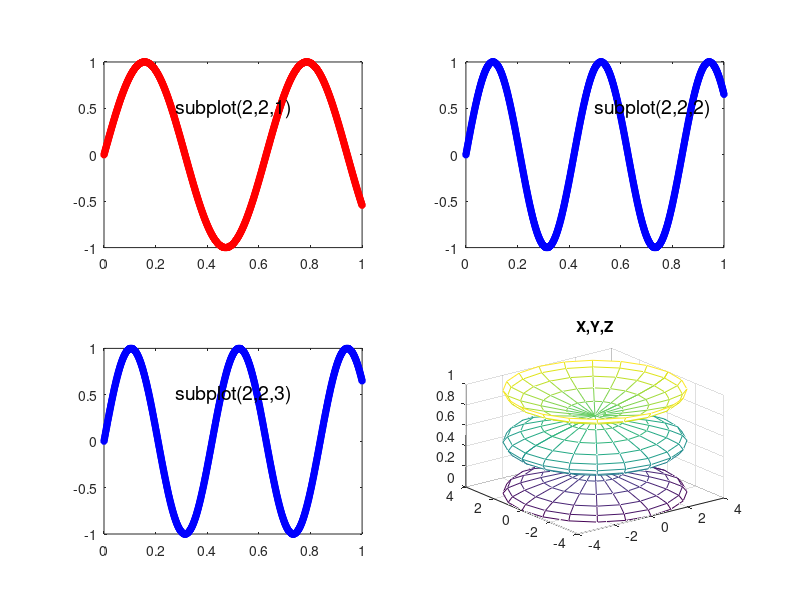

This figure's MATLAB source:
clc
clear
t = 0:pi/10:2*pi;
[X,Y,Z] = cylinder(4*cos(t)); 
subplot(2,2,1); mesh(X); title('X'); 
subplot(2,2,2); mesh(Y); title('Y');
subplot(2,2,3); mesh(Z); title('Z');
subplot(2,2,4); mesh(X,Y,Z);title('X,Y,Z');
hold on
t=0:0.001:1;
y1=sin(10*t);
y2=sin(15*t);
y3=sin(20*t);
y4=sin(25*t);
subplot(2,2,1)
plot(t,y1,'--r*','linewidth',2,'markersize',5)
text(.5,.5,{'subplot(2,2,1)'},...
    'FontSize',14,'HorizontalAlignment','center')
subplot(2,2,2)
plot(t,y2,'--b*','linewidth',2,'markersize',5)
text(.5,.5,'subplot(2,2,2)',...
    'fontsize',14,'horizontalalignment','left')
subplot(2,2,3)
plot(t,y2,'--b*','linewidth',2,'markersize',5)
text(.5,.5,{'subplot(2,2,3)'},...
    'FontSize',14,'HorizontalAlignment','center')
subplot(2,2,4)
plot(t,y2,'--r*','linewidth',2,'markersize',5)
text(.5,.5,{'subplot(2,2,4)'},...
    'FontSize',14,'HorizontalAlignment','center')